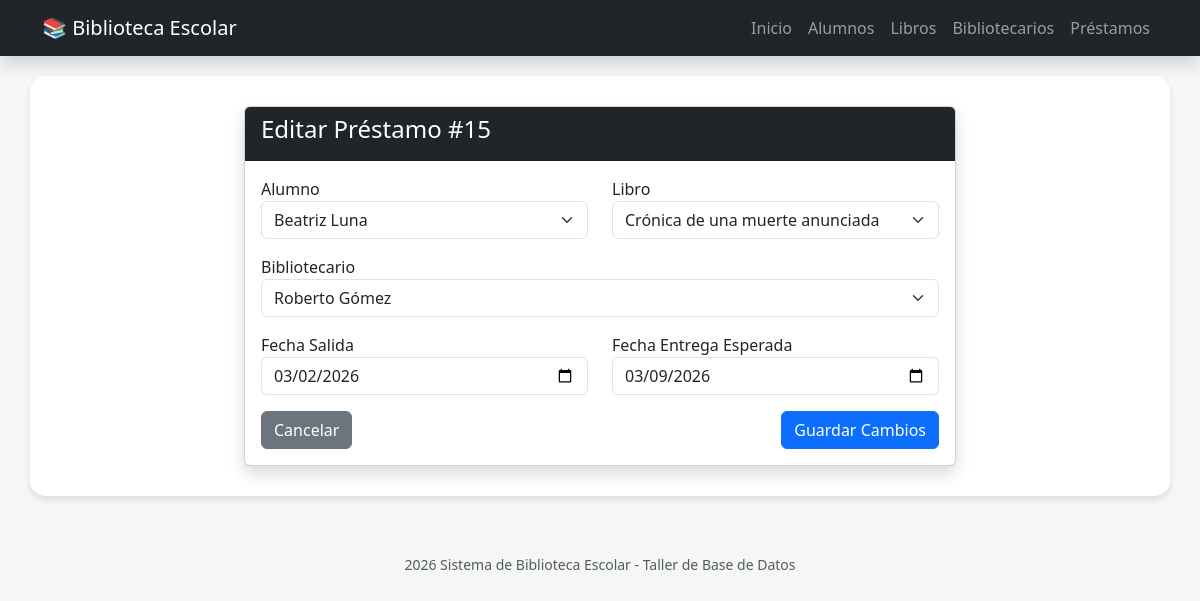
The app's page /biblioteca/prestamos_form.php?id=15 with its own data.
### tables this page shows
CREATE TABLE `prestamo` (
  `id_prestamo` int(11) NOT NULL,
  `id_alumno` int(11) NOT NULL,
  `id_libro` int(11) NOT NULL,
  `id_bibliotecario` int(11) NOT NULL,
  `fecha_salida` date NOT NULL,
  `fecha_entrega_esperada` date NOT NULL,
  `fecha_devolucion_real` date DEFAULT NULL
);

CREATE TABLE `alumno` (
  `id_alumno` int(11) NOT NULL,
  `nombre` varchar(100) NOT NULL,
  `grado_grupo` varchar(20) DEFAULT NULL,
  `email` varchar(100) NOT NULL
);

CREATE TABLE `libro` (
  `id_libro` int(11) NOT NULL,
  `titulo` varchar(150) NOT NULL,
  `autor` varchar(100) DEFAULT NULL,
  `isbn` varchar(20) DEFAULT NULL,
  `estado` enum('disponible','prestado') DEFAULT 'disponible'
);

CREATE TABLE `bibliotecario` (
  `id_bibliotecario` int(11) NOT NULL,
  `nombre` varchar(100) NOT NULL,
  `turno` varchar(20) DEFAULT NULL,
  `password` varchar(50) NOT NULL
);

### biblioteca/prestamos_form.php (the view, shortened to what this page needs)
<?php
include 'config.php';
include 'header.php';
$id = $_GET['id'] ?? null;
$p = [
    'id_alumno' => '', 'id_libro' => '', 'id_bibliotecario' => '',
    'fecha_salida' => date('Y-m-d'), 'fecha_entrega_esperada' => ''
];
if ($id) {
    $stmt = $pdo->prepare("SELECT * FROM prestamo WHERE id_prestamo = ?");
    $stmt->execute([$id]);
    $p = $stmt->fetch();
}
$alumnos = $pdo->query("SELECT id_alumno, nombre FROM alumno")->fetchAll();
$biblios = $pdo->query("SELECT id_bibliotecario, nombre FROM bibliotecario")->fetchAll();
$libros = $pdo->prepare("SELECT id_libro, titulo FROM libro WHERE estado = 'disponible' OR id_libro = ?");
$libros->execute([$p['id_libro']]);
?>
<div class="row justify-content-center">
    <div class="col-md-8">
        <div class="card shadow">
            <div class="card-header bg-dark text-white">
                <h4><?php echo $id ? 'Editar Préstamo #'.$id : 'Nuevo Préstamo'; ?></h4>
            </div>
            <div class="card-body">
                <form method="POST">
                    <div class="row">
                        <div class="col-md-6 mb-3">
                            <label>Alumno</label>
                            <select name="id_alumno" class="form-select" required>
                                <?php foreach($alumnos as $a): ?>
                                    <option value="<?php echo $a['id_alumno']; ?>" <?php echo $a['id_alumno']==$p['id_alumno']?'selected':''; ?>>
                                        <?php echo $a['nombre']; ?>
                                    </option>
                                <?php endforeach; ?>
                            </select>
                        </div>
                        <div class="col-md-6 mb-3">
                            <label>Libro</label>
                            <select name="id_libro" class="form-select" required>
                                <?php foreach($libros->fetchAll() as $l): ?>
                                    <option value="<?php echo $l['id_libro']; ?>" <?php echo $l['id_libro']==$p['id_libro']?'selected':''; ?>>
                                        <?php echo $l['titulo']; ?>
                                    </option>
                                <?php endforeach; ?>
                            </select>
                        </div>
                    </div>
                    <div class="mb-3">
                        <label>Bibliotecario</label>
                        <select name="id_bibliotecario" class="form-select" required>
                            <?php foreach($biblios as $b): ?>
                                <option value="<?php echo $b['id_bibliotecario']; ?>" <?php echo $b['id_bibliotecario']==$p['id_bibliotecario']?'selected':''; ?>>
                                    <?php echo $b['nombre']; ?>
                                </option>
                            <?php endforeach; ?>
                        </select>
                    </div>
                    <div class="row">
                        <div class="col-md-6 mb-3">
                            <label>Fecha Salida</label>
                            <input type="date" name="fecha_salida" class="form-control" value="<?php echo $p['fecha_salida']; ?>" required>
                        </div>
                        <div class="col-md-6 mb-3">
                            <label>Fecha Entrega Esperada</label>
                            <input type="date" name="fecha_entrega_esperada" class="form-control" value="<?php echo $p['fecha_entrega_esperada']; ?>" required>
                        </div>
                    </div>
                    <div class="d-flex justify-content-between">
                        <a href="prestamos.php" class="btn btn-secondary">Cancelar</a>
                        <button type="submit" class="btn btn-primary">Guardar Cambios</button>
                    </div>
                </form>
            </div>
        </div>
    </div>
</div>
<?php include 'footer.php'; ?>

### biblioteca/header.php (style rules this page uses)
body { background-color: #f4f7f6; }

### records on screen
prestamo: id_alumno "Beatriz Luna", id_libro "Crónica de una muerte anunciada", id_bibliotecario "Roberto Gómez", fecha_salida "03/02/2026", fecha_entrega_esperada "03/09/2026"

### other values on screen
$id "15"
